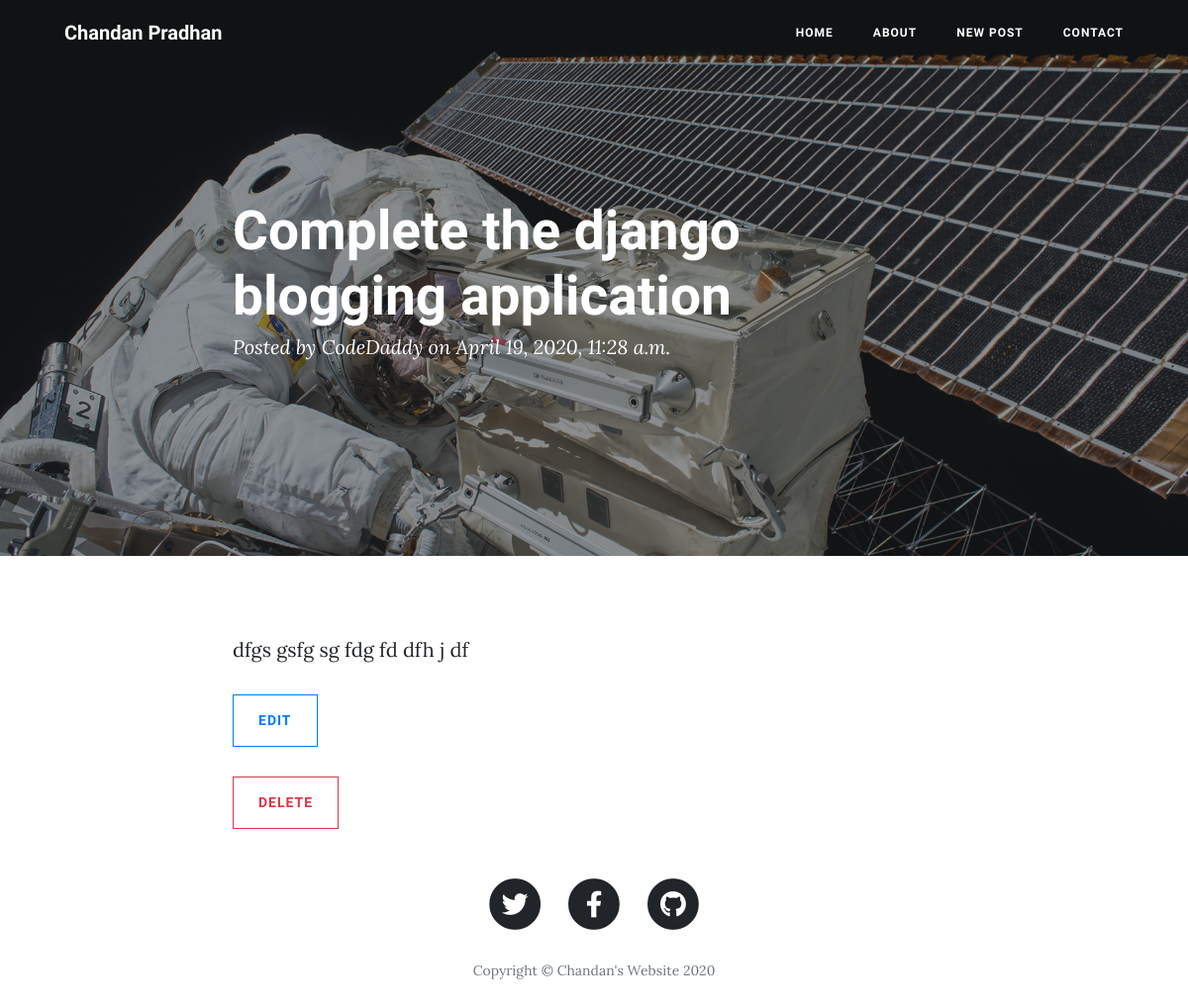
The page /detail/21/ on the database its author committed.
### blogging/models.py (models this page shows, shortened)
class ToDo(models.Model):
    added_date = models.DateTimeField()
    text = models.CharField(max_length=400)
    description = models.TextField(blank=True)

### blogging/views.py (the view)
# urls.py: path('detail/<int:pk>/', views.Detail.as_view(), name='detail'),
class Detail(DetailView):
    model = ToDo
    template_name = 'detail.html'
    context_object_name = 'rex'

### templates/detail.html
{% extends 'base.html' %}
{% load static %}
{% block content %}
  <header class="masthead" style="background-image: url('{% static 'img/post-bg.jpg'%}')">
    <div class="overlay"></div>
    <div class="container">
      <div class="row">
        <div class="col-lg-8 col-md-10 mx-auto">
          <div class="post-heading">
            <h1>{{rex.text}}</h1>
            <span class="meta">Posted by
              <a href="#">CodeDaddy</a>
              on {{rex.added_date}}</span>
          </div>
        </div>
      </div>
    </div>
  </header>
<article>
    <div class="container">
      <div class="row">
        <div class="col-lg-8 col-md-10 mx-auto">
          <p>{{rex.description}}</p>
          <form action="{% url 'update' rex.pk %}">
             <button  type="submit" class="btn btn-outline-primary ">Edit</button>
          </form>
          <br>
          <form action="{% url 'delete' rex.pk %}">
             <button type="submit" class="btn btn-outline-danger">Delete</button>
          </form>
        </div>
      </div>
    </div>
  </article>
{% endblock content %}

### rows shown on the page
ToDo: text "Complete the django blogging application", added_date "April 19, 2020, 11:28 a.m.", description "dfgs gsfg sg fdg fd dfh j df"
